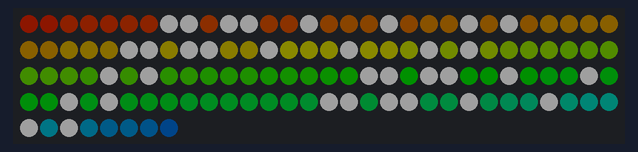
A sketch run on a simulated Arduino Uno, built with avr-gcc and run on an emulated ATmega328P. Parts: 128 RGB LEDs in strip order, left to right, continuing on the next row. Dim RGB values are drawn brighter than linear.

Above: at 0.62 s.
At 4.74 s:
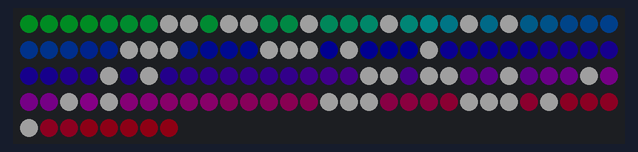
At 9.91 s:
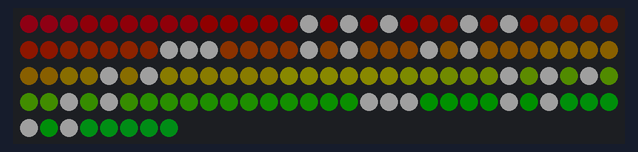
At 19.11 s:
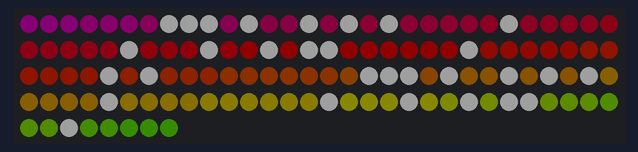
At 27.34 s:
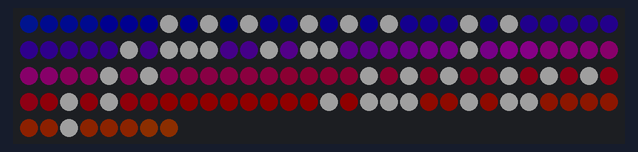
At 38.6 s:
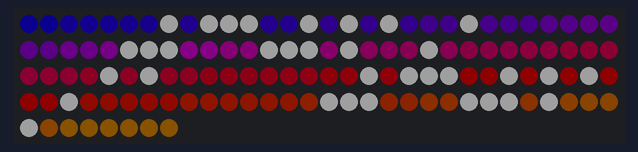

The sketch:

timeWhiteBackgroundRainbow.ino.ino
```cpp
#include <FastLED.h>
#define LED_PIN     5
#define NUM_LEDS    128
#define BRIGHTNESS  32
CRGB leds[NUM_LEDS];
CHSV colour( 0, 255, 180);
int timecounter=0;
int counter=0;
const int Digits[10][10] =
{
  {7,8,10,11,14,18,22,24},
  {14,16,18,22,24},
  {7,8,9,11,14,16,18,24},
  {7,9,11,14,16,18,22,24},
  {9,10,11,16,18,22,24},
  {7,9,10,11,14,16,18,22},
  {7,8,9,14,15,16,18,22},
  {7,11,14,16,17,24},
  {7,8,9,10,11,14,16,18,22,24},
  {7,9,10,11,14,16,17,24},
};

void setup()
{
    FastLED.addLeds<WS2812, LED_PIN, GRB>(leds, NUM_LEDS);
    FastLED.setBrightness(  BRIGHTNESS );
}

void displaynumber( int place , int number){
  for (int i = 0 ; i < 10 ; i++) {
    if (Digits[number/10][i] != 0) {
      leds[(Digits[number/10][i]+place)] = CRGB(255,255,255);
    }
    if (Digits[number%10][i] != 0) {
      leds[(Digits[number%10][i]+28+place)] = CRGB(255,255,255);
    }
  }
}

void loop(){
  timecounter=(timecounter+1)%10000;

  //changes the colour of background every 10 cycles
  if (counter<5){
    counter++;
  }else{
    colour.hue = (colour.hue+1)%256;
    counter=0;
  }  // sets background to rainbow colours
  for ( int i=0; i< 128;i++){
    colour.hue = (colour.hue+1)%256;
    leds[i]= colour;
  }
  colour.hue = (colour.hue+128)%256;

  // numbers
  displaynumber(0,timecounter/100);
  displaynumber(70,timecounter/100);

  // colons
  leds[64] = CRGB(255,255,255);
  leds[66] = CRGB(255,255,255);

  FastLED.show();
}
```
